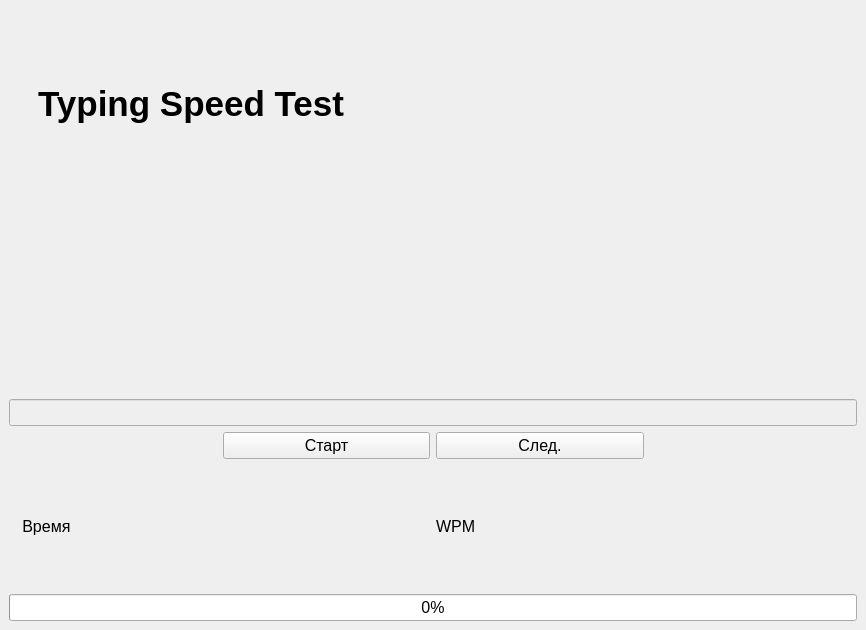
<?xml version="1.0" encoding="UTF-8"?>
<ui version="4.0">
 <class>MainWindow</class>
 <widget class="QMainWindow" name="MainWindow">
  <property name="geometry">
   <rect>
    <x>0</x>
    <y>0</y>
    <width>866</width>
    <height>630</height>
   </rect>
  </property>
  <property name="windowTitle">
   <string>MainWindow</string>
  </property>
  <widget class="QWidget" name="centralwidget">
   <layout class="QVBoxLayout" name="verticalLayout_2">
    <item>
     <layout class="QVBoxLayout" name="verticalLayout">
      <item>
       <widget class="QLabel" name="label">
        <property name="font">
         <font>
          <pointsize>26</pointsize>
          <weight>75</weight>
          <italic>false</italic>
          <bold>true</bold>
          <underline>false</underline>
          <strikeout>false</strikeout>
         </font>
        </property>
        <property name="autoFillBackground">
         <bool>false</bool>
        </property>
        <property name="text">
         <string>   Typing Speed Test</string>
        </property>
        <property name="wordWrap">
         <bool>false</bool>
        </property>
       </widget>
      </item>
      <item>
       <layout class="QHBoxLayout" name="horizontalLayout">
        <item>
         <widget class="QLabel" name="label_2">
          <property name="font">
           <font>
            <pointsize>16</pointsize>
           </font>
          </property>
          <property name="text">
           <string/>
          </property>
         </widget>
        </item>
       </layout>
      </item>
      <item>
       <layout class="QHBoxLayout" name="horizontalLayout_2">
        <item>
         <widget class="QLineEdit" name="lineEdit">
          <property name="enabled">
           <bool>false</bool>
          </property>
          <property name="font">
           <font>
            <pointsize>12</pointsize>
           </font>
          </property>
         </widget>
        </item>
       </layout>
      </item>
      <item>
       <layout class="QGridLayout" name="gridLayout">
        <item row="5" column="2">
         <widget class="QLabel" name="label_wpm">
          <property name="font">
           <font>
            <pointsize>12</pointsize>
           </font>
          </property>
          <property name="text">
           <string>WPM</string>
          </property>
         </widget>
        </item>
        <item row="5" column="1">
         <widget class="QLabel" name="label_time_res">
          <property name="font">
           <font>
            <pointsize>12</pointsize>
           </font>
          </property>
          <property name="text">
           <string/>
          </property>
         </widget>
        </item>
        <item row="5" column="0">
         <widget class="QLabel" name="label_time">
          <property name="font">
           <font>
            <pointsize>12</pointsize>
           </font>
          </property>
          <property name="text">
           <string>   Время</string>
          </property>
         </widget>
        </item>
        <item row="5" column="3">
         <widget class="QLabel" name="label_wpm_res">
          <property name="font">
           <font>
            <pointsize>12</pointsize>
           </font>
          </property>
          <property name="text">
           <string/>
          </property>
         </widget>
        </item>
        <item row="6" column="0" colspan="4">
         <widget class="QProgressBar" name="progressBar">
          <property name="font">
           <font>
            <pointsize>12</pointsize>
           </font>
          </property>
          <property name="value">
           <number>0</number>
          </property>
         </widget>
        </item>
        <item row="1" column="1">
         <widget class="QPushButton" name="pushButton">
          <property name="font">
           <font>
            <pointsize>12</pointsize>
           </font>
          </property>
          <property name="text">
           <string>Старт</string>
          </property>
         </widget>
        </item>
        <item row="1" column="2">
         <widget class="QPushButton" name="pushButton_2">
          <property name="font">
           <font>
            <pointsize>12</pointsize>
           </font>
          </property>
          <property name="text">
           <string>След.</string>
          </property>
         </widget>
        </item>
       </layout>
      </item>
     </layout>
    </item>
   </layout>
  </widget>
 </widget>
 <resources/>
 <connections/>
</ui>
